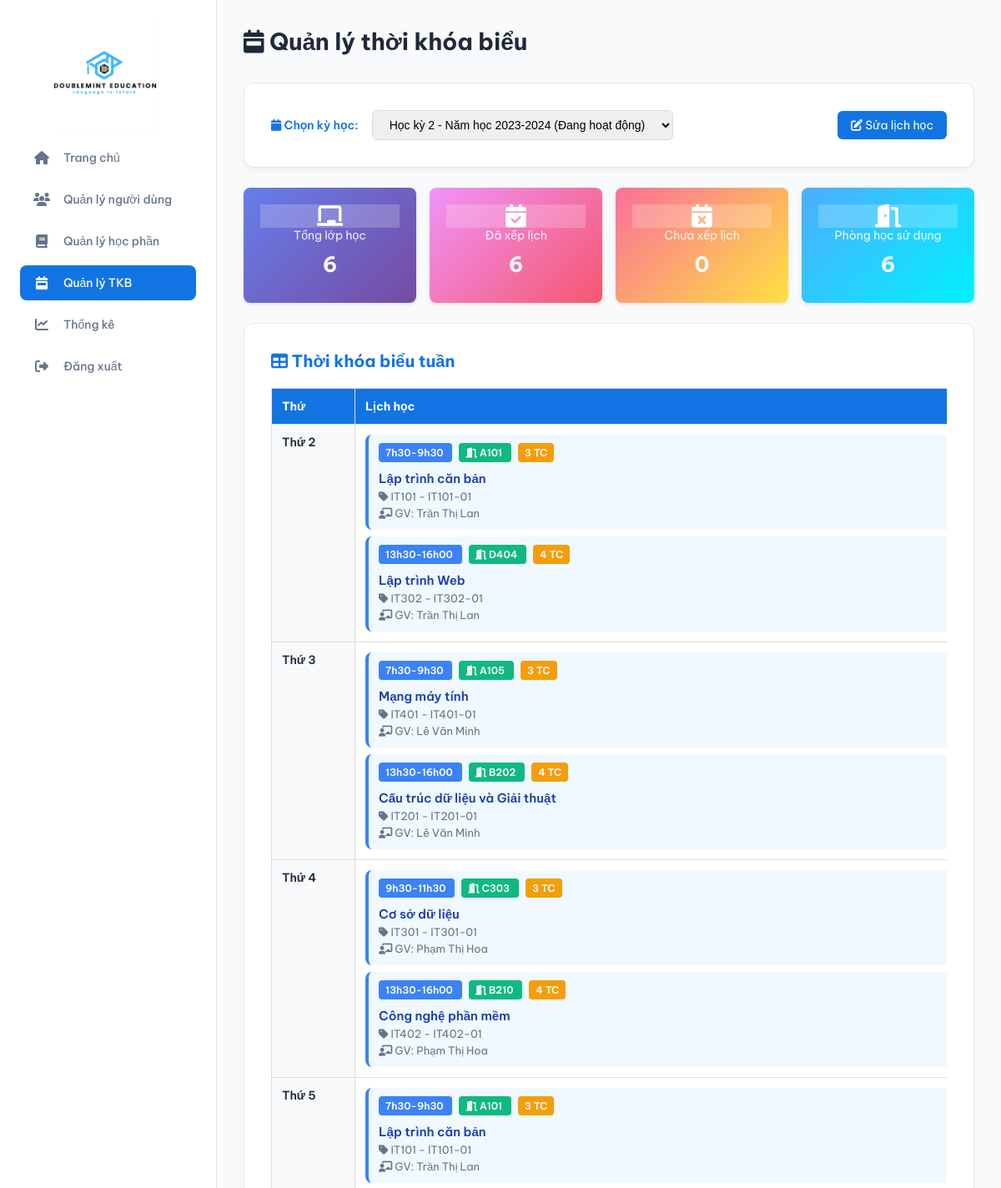
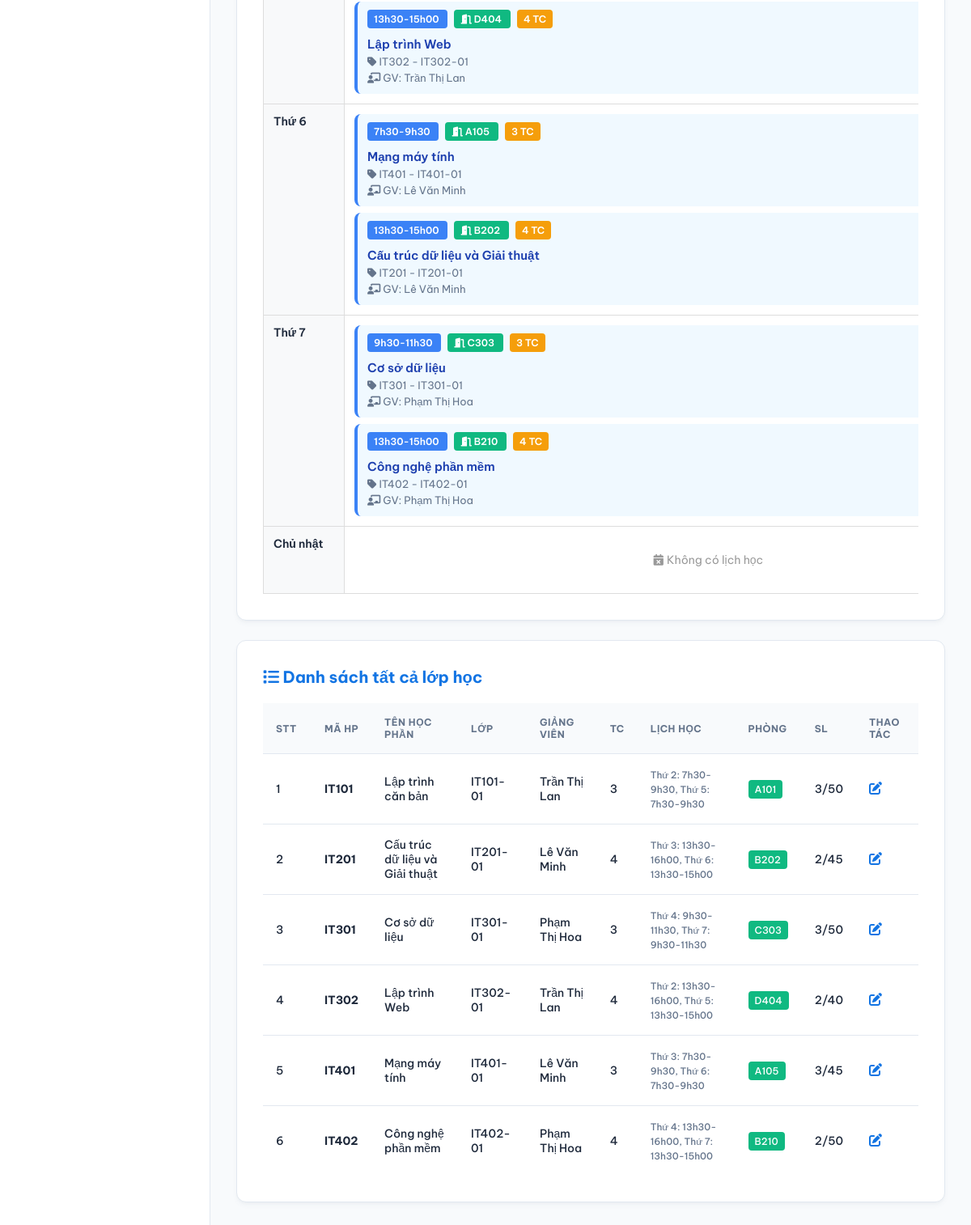
The app's page /admin/quan_ly_thoi_khoa_bieu.php (signed in) with its own data (2 pictures, top to bottom).
### tables this page shows
CREATE TABLE class_courses (
    id INT AUTO_INCREMENT PRIMARY KEY,
    course_id INT NOT NULL,
    teacher_id INT NOT NULL,
    semester_id INT NOT NULL,
    class_name VARCHAR(100) NOT NULL,
    schedule TEXT,
    room VARCHAR(50),
    current_students INT DEFAULT 0,
    max_students INT DEFAULT 50,
    status ENUM('open', 'full', 'closed') DEFAULT 'open',
    created_at TIMESTAMP DEFAULT CURRENT_TIMESTAMP,
    FOREIGN KEY (course_id) REFERENCES courses(id) ON DELETE CASCADE,
    FOREIGN KEY (teacher_id) REFERENCES teachers(id) ON DELETE CASCADE,
    FOREIGN KEY (semester_id) REFERENCES semesters(id) ON DELETE CASCADE,
    INDEX idx_semester (semester_id),
    INDEX idx_teacher (teacher_id)
);

CREATE TABLE courses (
    id INT AUTO_INCREMENT PRIMARY KEY,
    course_code VARCHAR(20) UNIQUE NOT NULL,
    course_name VARCHAR(200) NOT NULL,
    credits INT NOT NULL,
    max_students INT DEFAULT 50,
    description TEXT,
    created_at TIMESTAMP DEFAULT CURRENT_TIMESTAMP,
    INDEX idx_course_code (course_code)
);

### admin/quan_ly_thoi_khoa_bieu.php (the view, shortened to what the rows shown need)
<?php
require_once '../config/db_connect.php';
$selectedSemesterId = isset($_GET['semester_id']) ? intval($_GET['semester_id']) : 0;
$sqlSemesters = "SELECT * FROM semesters ORDER BY start_date DESC";
$semesters = fetchAll($conn, $sqlSemesters);
if ($selectedSemesterId == 0 && count($semesters) > 0) {
    foreach ($semesters as $sem) {
        if ($sem['is_active'] === 'yes') {
            $selectedSemesterId = $sem['id'];
            break;
        }
    }
}
$currentSemester = null;
if ($selectedSemesterId > 0) {
    $sqlCurrentSem = "SELECT * FROM semesters WHERE id = $selectedSemesterId";
    $currentSemester = fetchOne($conn, $sqlCurrentSem);
}
$classes = [];
$weekSchedule = [
    'Thứ 2' => [],
    'Thứ 3' => [],
    'Thứ 4' => [],
    'Thứ 5' => [],
    'Thứ 6' => [],
    'Thứ 7' => [],
    'Chủ nhật' => []
];
if ($currentSemester) {
    $sqlClasses = "SELECT cc.*, c.course_code, c.course_name, c.credits,
                   u.full_name as teacher_name,
                   (SELECT COUNT(*) FROM enrollments WHERE class_course_id = cc.id) as enrolled_count
                   FROM class_courses cc
                   INNER JOIN courses c ON cc.course_id = c.id
                   INNER JOIN teachers t ON cc.teacher_id = t.id
                   INNER JOIN users u ON t.user_id = u.id
                   WHERE cc.semester_id = $selectedSemesterId
                   ORDER BY c.course_code, cc.class_name";
    $classes = fetchAll($conn, $sqlClasses);
    foreach ($classes as $class) {
        $scheduleItems = explode(',', $class['schedule']);
        foreach ($scheduleItems as $item) {
            $item = trim($item);
            if (preg_match('/(Thứ \d|Chủ nhật):\s*(.+)/', $item, $matches)) {
                $day = trim($matches[1]);
                $time = trim($matches[2]);
                if (isset($weekSchedule[$day])) {
                    $weekSchedule[$day][] = [
                        'time' => $time,
                        'course_code' => $class['course_code'],
                        'course_name' => $class['course_name'],
                        'class_name' => $class['class_name'],
                        'room' => $class['room'],
                        'teacher_name' => $class['teacher_name'],
                        'credits' => $class['credits'],
                        'enrolled_count' => $class['enrolled_count'],
                        'max_students' => $class['max_students'],
                        'id' => $class['id']
                    ];
                }
            }
        }
    }
    foreach ($weekSchedule as $day => $dayClasses) {
        usort($weekSchedule[$day], function($a, $b) {
            preg_match('/(\d+)h/', $a['time'], $timeA);
            preg_match('/(\d+)h/', $b['time'], $timeB);
            $hourA = isset($timeA[1]) ? intval($timeA[1]) : 0;
            $hourB = isset($timeB[1]) ? intval($timeB[1]) : 0;
            return $hourA - $hourB;
        });
    }
}
include '../includes/header.php';
?>
<div class="main-header">
    <div class="page-title">
        <h1><i class="fas fa-calendar-week"></i> Quản lý thời khóa biểu</h1>
    </div>
</div>
<?php if ($currentSemester): ?>
    <div class="card" style="margin-bottom: 24px;">
        <h2 style="font-size: 20px; margin-bottom: 20px; color: var(--primary-color);">
            <i class="fas fa-table"></i> Thời khóa biểu tuần
        </h2>
        <div style="overflow-x: auto;">
            <table style="width: 100%; border-collapse: collapse; min-width: 1000px;">
                <thead>
                    <tr style="background-color: var(--primary-color); color: white;">
                        <th style="padding: 12px; text-align: left; border: 1px solid #ddd; width: 100px;">Thứ</th>
                        <th style="padding: 12px; text-align: left; border: 1px solid #ddd;">Lịch học</th>
                    </tr>
                </thead>
                <tbody>
                    <?php foreach ($weekSchedule as $day => $dayClasses): ?>
                        <tr>
                            <td style="padding: 12px; border: 1px solid #ddd; background-color: #f8f9fa; font-weight: 600; vertical-align: top;">
                                <?php echo $day; ?>
                            </td>
                            <td style="padding: 12px; border: 1px solid #ddd;">
                                <?php if (count($dayClasses) > 0): ?>
                                    <div style="display: grid; gap: 8px;">
                                        <?php foreach ($dayClasses as $class): ?>
                                            <div style="background-color: #f0f9ff; padding: 12px; border-radius: 8px; border-left: 4px solid #3b82f6;">
                                                <div style="display: flex; justify-content: space-between; align-items: start; margin-bottom: 8px;">
                                                    <div>
                                                        <span style="background-color: #3b82f6; color: white; padding: 4px 8px; border-radius: 4px; font-size: 12px; font-weight: 600;">
                                                            <?php echo htmlspecialchars($class['time']); ?>
                                                        </span>
                                                        <span style="background-color: #10b981; color: white; padding: 4px 8px; border-radius: 4px; font-size: 12px; font-weight: 600; margin-left: 8px;">
                                                            <i class="fas fa-door-open"></i> <?php echo htmlspecialchars($class['room'] ?: 'Chưa xếp'); ?>
                                                        </span>
                                                        <span style="background-color: #f59e0b; color: white; padding: 4px 8px; border-radius: 4px; font-size: 12px; font-weight: 600; margin-left: 8px;">
                                                            <?php echo $class['credits']; ?> TC
                                                        </span>
                                                    </div>
                                                </div>
                                                <div>
                                                    <p style="font-weight: 600; font-size: 15px; margin: 0 0 4px 0; color: #1e40af;">
                                                        <?php echo htmlspecialchars($class['course_name']); ?>
                                                    </p>
                                                    <p style="margin: 0; color: var(--text-secondary); font-size: 13px;">
                                                        <i class="fas fa-tag"></i> <?php echo htmlspecialchars($class['course_code']); ?> -
                                                        <?php echo htmlspecialchars($class['class_name']); ?>
                                                    </p>
                                                    <p style="margin: 4px 0 0 0; color: var(--text-secondary); font-size: 13px;">
                                                        <i class="fas fa-chalkboard-teacher"></i> GV: <?php echo htmlspecialchars($class['teacher_name']); ?>
                                                    </p>
                                                </div>
                                            </div>
                                        <?php endforeach; ?>
                                    </div>
                                <?php else: ?>
                                    <p style="color: #999; margin: 0; text-align: center; padding: 20px;">
                                        <i class="fas fa-calendar-times"></i> Không có lịch học
                                    </p>
                                <?php endif; ?>
                            </td>
                        </tr>
                    <?php endforeach; ?>
                </tbody>
            </table>
        </div>
    </div>
    <div class="card">
        <h2 style="font-size: 20px; margin-bottom: 20px; color: var(--primary-color);">
            <i class="fas fa-list"></i> Danh sách tất cả lớp học
        </h2>
        <?php if (count($classes) > 0): ?>
            <div class="table-container">
                <table class="results-table">
                    <thead>
                        <tr>
                            <th style="width: 60px;">STT</th>
                            <th>Mã HP</th>
                            <th>Tên học phần</th>
                            <th>Lớp</th>
                            <th>Giảng viên</th>
                            <th>TC</th>
                            <th>Lịch học</th>
                            <th>Phòng</th>
                            <th>SL</th>
                            <th>Thao tác</th>
                        </tr>
                    </thead>
                    <tbody>
                        <?php $stt = 1; foreach ($classes as $class): ?>
                            <tr>
                                <td><?php echo $stt++; ?></td>
                                <td><strong><?php echo htmlspecialchars($class['course_code']); ?></strong></td>
                                <td><?php echo htmlspecialchars($class['course_name']); ?></td>
                                <td><?php echo htmlspecialchars($class['class_name']); ?></td>
                                <td><?php echo htmlspecialchars($class['teacher_name']); ?></td>
                                <td><?php echo $class['credits']; ?></td>
                                <td>
                                    <small style="color: <?php echo empty($class['schedule']) ? '#ef4444' : 'var(--text-secondary)'; ?>;">
                                        <?php echo empty($class['schedule']) ? 'Chưa xếp' : htmlspecialchars($class['schedule']); ?>
                                    </small>
                                </td>
                                <td>
                                    <?php if (!empty($class['room'])): ?>
                                        <span style="background-color: #10b981; color: white; padding: 4px 8px; border-radius: 4px; font-size: 12px;">
                                            <?php echo htmlspecialchars($class['room']); ?>
                                        </span>
                                    <?php else: ?>
                                        <span style="color: #999;">-</span>
                                    <?php endif; ?>
                                </td>
                                <td><?php echo $class['enrolled_count']; ?>/<?php echo $class['max_students']; ?></td>
                                <td>
                                    <button onclick="editSchedule(<?php echo $class['id']; ?>, '<?php echo addslashes($class['schedule']); ?>', '<?php echo addslashes($class['room']); ?>', '<?php echo addslashes($class['course_name']); ?>', '<?php echo addslashes($class['class_name']); ?>')"
                                            style="background: none; border: none; color: var(--primary-color); cursor: pointer; font-size: 16px;"
                                            title="Sửa lịch">
                                        <i class="fas fa-edit"></i>
                                    </button>
                                </td>
                            </tr>
                        <?php endforeach; ?>
                    </tbody>
                </table>
            </div>
        <?php else: ?>
            <p style="color: var(--text-secondary); text-align: center; padding: 40px;">
                Chưa có lớp học nào trong kỳ này.
            </p>
        <?php endif; ?>
    </div>
<?php endif; ?>
<?php include '../includes/footer.php'; ?>

### records on screen
class_courses: time "7h30-9h30", room "A101", course.credits "3", course.course_name "Lập trình căn bản", course.course_code "IT101", class_name "IT101-01", teacher_name "Trần Thị Lan", schedule "Thứ 2: 7h30-9h30, Thứ 5: 7h30-9h30", enrolled_count "3", max_students "50"
class_courses: time "13h30-16h00", room "D404", course.credits "4", course.course_name "Lập trình Web", course.course_code "IT302", class_name "IT302-01", teacher_name "Trần Thị Lan", time "13h30-15h00", schedule "Thứ 2: 13h30-16h00, Thứ 5: 13h30-15h00", enrolled_count "2", max_students "40"
class_courses: time "7h30-9h30", room "A105", course.credits "3", course.course_name "Mạng máy tính", course.course_code "IT401", class_name "IT401-01", teacher_name "Lê Văn Minh", schedule "Thứ 3: 7h30-9h30, Thứ 6: 7h30-9h30", enrolled_count "3", max_students "45"
class_courses: time "13h30-16h00", room "B202", course.credits "4", course.course_name "Cấu trúc dữ liệu và Giải thuật", course.course_code "IT201", class_name "IT201-01", teacher_name "Lê Văn Minh", time "13h30-15h00", schedule "Thứ 3: 13h30-16h00, Thứ 6: 13h30-15h00", enrolled_count "2", max_students "45"
class_courses: time "9h30-11h30", room "C303", course.credits "3", course.course_name "Cơ sở dữ liệu", course.course_code "IT301", class_name "IT301-01", teacher_name "Phạm Thị Hoa", schedule "Thứ 4: 9h30-11h30, Thứ 7: 9h30-11h30", enrolled_count "3", max_students "50"
class_courses: time "13h30-16h00", room "B210", course.credits "4", course.course_name "Công nghệ phần mềm", course.course_code "IT402", class_name "IT402-01", teacher_name "Phạm Thị Hoa", time "13h30-15h00", schedule "Thứ 4: 13h30-16h00, Thứ 7: 13h30-15h00", enrolled_count "2", max_students "50"

### other values on screen
$menu['text'] "Trang chủ"
$menu['text'] "Quản lý người dùng"
$menu['text'] "Quản lý học phần"
$menu['text'] "Quản lý TKB"
$menu['text'] "Thống kê"
count($classes) "6"
count($scheduled) "6"
count($classes) - count($scheduled) "0"
count($rooms) "6"
$day "Thứ 2"
$day "Thứ 3"
$day "Thứ 4"
$day "Thứ 5"
$day "Thứ 6"
$day "Thứ 7"
